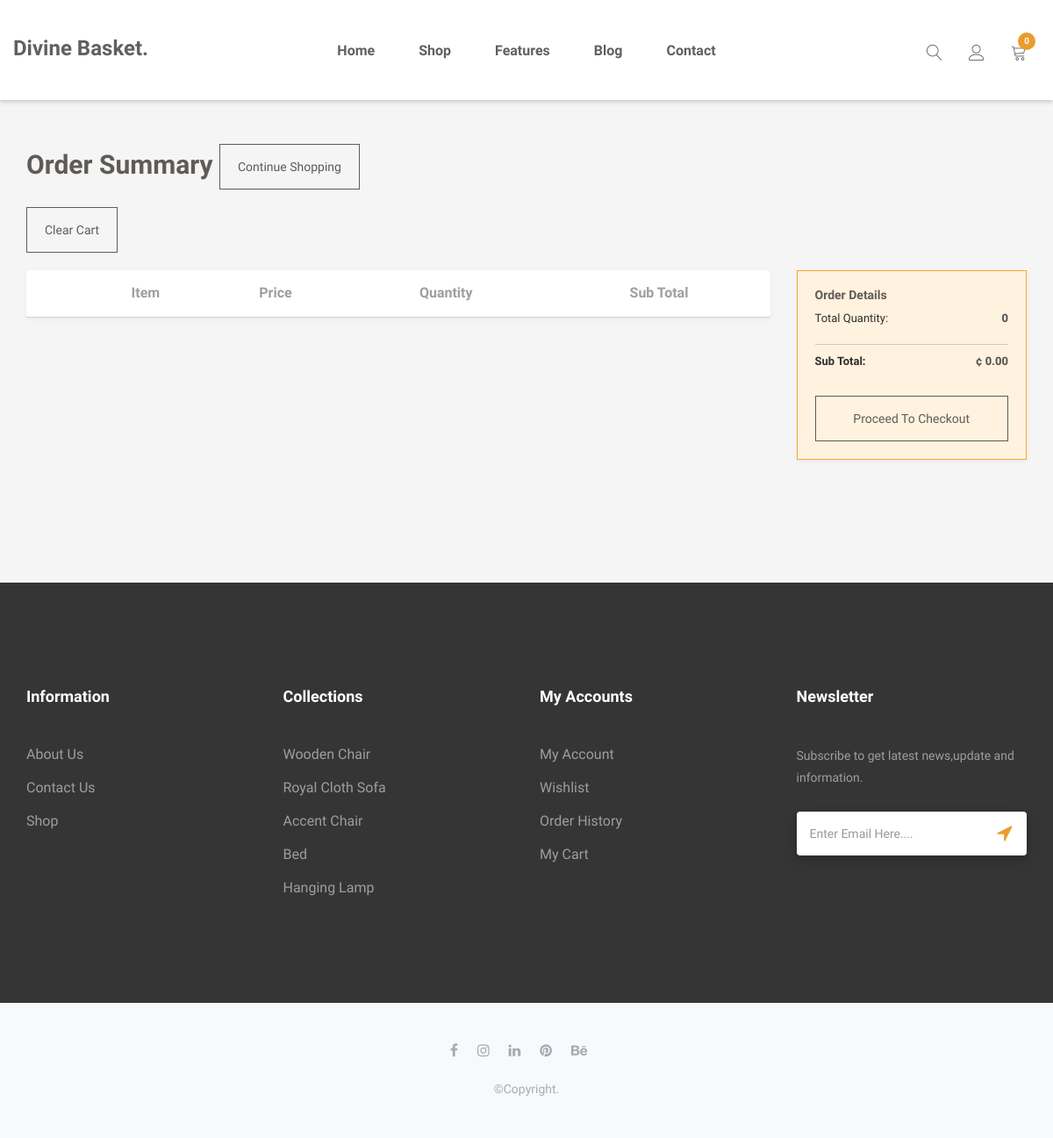
The page /cart/ (signed in) on the database as committed earlier.
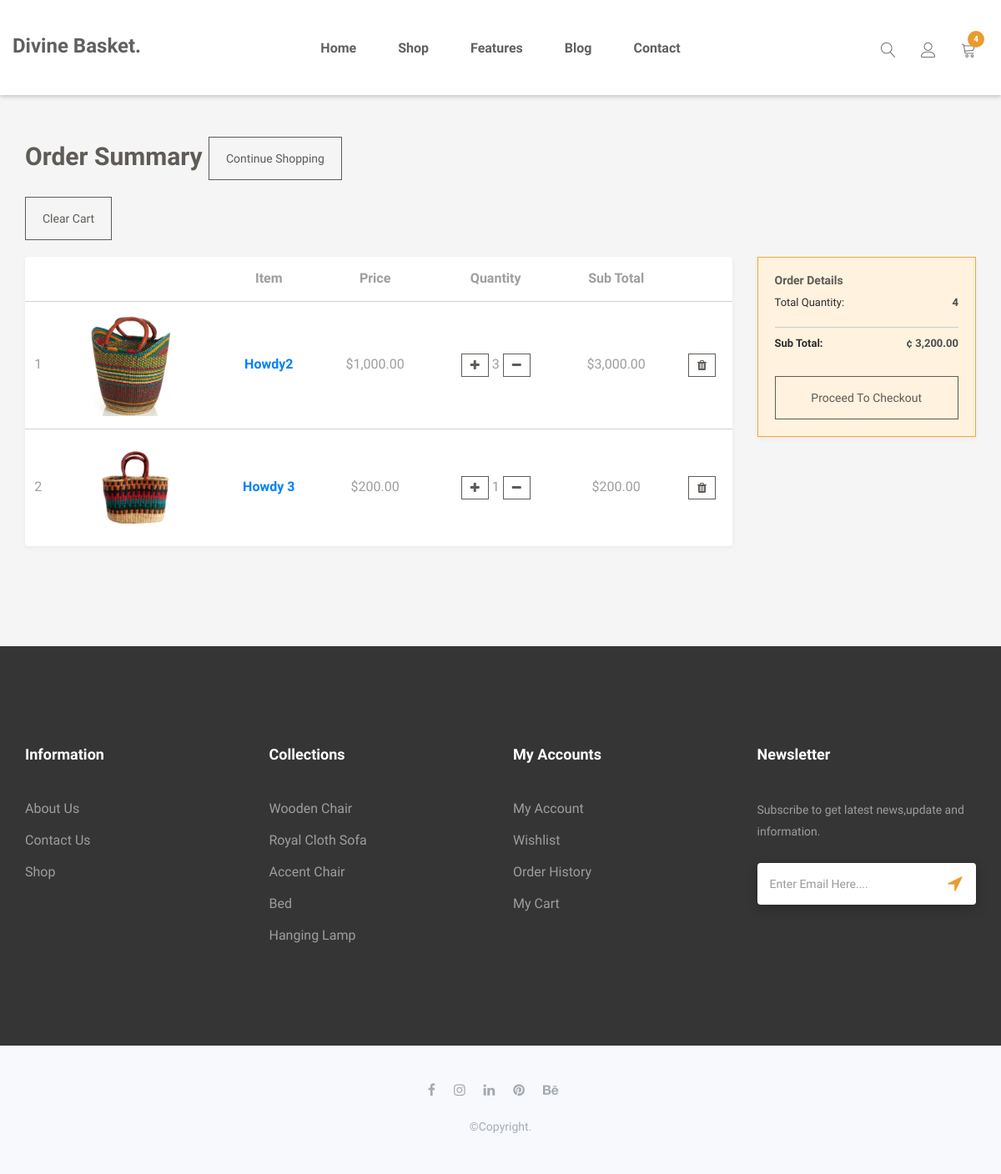
The same page on the database as committed later.
### core/models.py (models this page shows, shortened)
class Order(models.Model):
    user = models.ForeignKey(User, on_delete=models.CASCADE)
    ref_code = models.CharField(max_length=20, blank=True, null=True)
    items = models.ManyToManyField(OrderItem)
    start_date = models.DateTimeField(auto_now_add=True)
    ordered_date = models.DateTimeField()
    ordered = models.BooleanField(default=False)
    def get_total(self):
        total = 0
        for order_item in self.items.all():
            total += order_item.get_final_price()
        return total
    def get_total_quantity(self):
        total = 0
        for order_item in self.items.all():
            total += order_item.quantity
        return total

class OrderItem(models.Model):
    user = models.ForeignKey(User, on_delete=models.CASCADE)
    ordered = models.BooleanField(default=False)
    item = models.ForeignKey(Item, on_delete=models.CASCADE)
    quantity = models.IntegerField(default=1)
    def get_total_item_price(self):
        return self.quantity * self.item.price
    def get_final_price(self):
        return self.get_total_item_price()

class Item(models.Model):
    title =  models.CharField(max_length=200)
    price = models.FloatField(null=True, blank=True)
    discount_price = models.FloatField(blank=True, null=True)
    category = models.ForeignKey(Category, on_delete=models.SET_NULL, null=True, blank=True, related_name='categories')
    description = models.TextField()
    image = models.ImageField(upload_to='item', null=True, blank=True)
    new = models.BooleanField(default=False)
    featured = models.BooleanField(default=False)
    created_at = models.DateTimeField(auto_now_add=True)
    slug = AutoSlugField(populate_from='title',unique_with='created_at__month',slugify=custom_slugify)
    class Meta:
        ordering = ['-id']
    @property
    def imageURL(self):
        try:
            url = self.image.url
        except:
            url = ''
        return url
    def get_absolute_url(self):
        return reverse("core:detail", kwargs={
            'slug': self.slug
        })

### core/views.py (the view)
# urls.py: path("cart/", views.cartPage, name="cart"),
@login_required
def cartPage(request):
    try:
        order = models.Order.objects.get(user=request.user, ordered=False)
        context = {
            'object': order
        }
        return render(request, 'cart.html', context)
    except ObjectDoesNotExist:
        messages.warning(request, "You do not have an active order")
        return redirect("/")

### templates/cart.html (shortened to what this page needs)
{% extends 'layout.html' %}
{% load humanize %}
{% load static %}
{% block extra_head %}
<link rel="stylesheet" href="{% static 'css/table.css' %}">
{% endblock %}
{% block content %}
<main class="pt-5">
    <div class="container">
        <h1 class="cart_title">Order Summary
            <a class='btn btn-primary float-right' href="{% url 'core:shop' %}">Continue shopping</a>
    </h1>
    <a class='btn btn-primary float-right' href="{% url 'core:clear-cart' %}">Clear cart</a>
    <div class="row">
            <div class="col-md-9 left-content">
                <table class="bordered centered responsive-table">
                    <thead>
                        <tr>
                            <th></th>
                            <th></th>
                            <th>Item</th>
                            <th>Price</th>
                            <th>Quantity</th>
                            <th>Sub Total</th>
                        </tr>
                    </thead>
                    <tbody>
                        {% for order_item in object.items.all %}
                        <tr>
                            <td>{{ forloop.counter }}</td>
                            <td>
                                <img src="{{ order_item.item.imageURL }}" style="max-width:11rem">
                            </td>
                            <td>
                                <strong><a
                                        href="{{ order_item.item.get_absolute_url }}">{{ order_item.item.title }}</a></strong>
                            </td>
                            <td>${{ order_item.item.price|floatformat:2|intcomma }}</td>
                            <td>
                                <a href="{% url 'core:add-to-cart' order_item.item.slug %}"
                                    class="btn btn-primary btn-sm" id="addone" aid="28"><i class="fa fa-plus"></i></a>
                                <span class="margin:auto 20px;">{{ order_item.quantity }}</span>
                                <a href="{% url 'core:remove-single-item-from-cart' order_item.item.slug %}"
                                    class="btn btn-danger btn-sm"><i class="fa fa-minus"></i></a>
                            </td>
                            <td>
                                ${{ order_item.get_total_item_price|floatformat:2|intcomma }}
                            </td>
                            <td>
                                <a href="{% url 'core:remove-from-cart' order_item.item.slug %}"
                                    class="btn btn-danger btn-sm" id="delete" did="28"><i class="fa fa-trash"></i></a>
                            </td>
                        </tr>
                        {% endfor %}
                    </tbody>
                </table>
            </div>
            <aside class="col-md-3 right-content">
                <div class="summary forward">
                    <div class="totals">
                        <h5>order Details</h5>
                        <div class="item">
                            <label id="pricing-volume-point-title">Total quantity:</label>
                            <div class="value" data-format="n2" id="pricing-volume-point">
                                {{ object.get_total_quantity }}</div>
                        </div>
                    </div>
                    <div class="totals">
                        <div id="totals-section">
                            <div class="item total">
                                <label id="grand-total-title">
                                    <strong>
                                        sub Total:
                                    </strong>
                                </label>
                                <div class="value" id="grand-total">
                                    <bdo dir="ltr">
                                        ¢ <span data-format="n2"
                                            id="pricing-amount-due">{{ object.get_total|floatformat:2|intcomma }}</span>
                                    </bdo>
                                </div>
                            </div>
                        </div>
                    </div>
                    <div id="summary-form" class="summary-form" name="summary-form">
                        <a href="{% url 'core:checkout' %}" class="btn btn-warning">Proceed to Checkout</a>
                    </div>
                </div>
            </aside>
        </div>
    </div>
</main>
{% endblock content %}

### templates/layout.html (shortened to what this page needs)
{% load static %}
<!doctype html>
<html class="no-js" lang="en">
<head>
    <link rel="stylesheet" href="{% static 'css/font-awesome.min.css' %}">
    <link rel="stylesheet" href="{% static 'css/linearicons.css' %}">
    <link rel="stylesheet" href="{% static 'css/animate.css' %}">
    <link rel="stylesheet" href="{% static 'css/owl.carousel.min.css' %}">
    <link rel="stylesheet" href="{% static 'css/owl.theme.default.min.css' %}">
    <link rel="stylesheet" href="{% static 'css/bootstrap.min.css' %}">
    <link rel="stylesheet" href="{% static 'css/bootsnav.css' %}">
    {% block extra_head %}{% endblock %}
    <link rel="stylesheet" href="{% static 'css/style.css' %}">
    <link rel="stylesheet" href="{% static 'css/responsive.css' %}">
</head>
<body>
{% block navigation %}
	{% include "common/navigation.html" %}
{% endblock navigation %}
{%block content%} {%endblock content%}
{% block newsletter %}
	{% include "common/newsletter.html" %}
{% endblock newsletter %}
{% include "common/footer.html" %}
</body>
</html>

### templates/common/navigation.html (shortened to what this page needs)
{% load cart_template_tags %}
<header id="home" class="welcome-hero">
    <div class="top-area">
        <div class="header-area">
            <nav class="navbar navbar-default bootsnav  navbar-sticky navbar-scrollspy " data-minus-value-desktop="70"
                data-minus-value-mobile="55" data-speed="1000"
                style="background-color: #fff;box-shadow: 0 2px 5px rgb(0 0 0 / 20%);">
                <div class="container">
                    <div class="attr-nav">
                        <ul>
                            <li class="search">
                                <a href="#"><span class="lnr lnr-magnifier"></span></a>
                            </li>
                            <li class="dropdown">
                                <a href="#" class="dropdown-toggle" data-toggle="dropdown">
                                    <span class="lnr lnr-user"></span>
                                </a>
                            </li>
                            <li class="">
                                <a href="{% url 'core:cart' %}">
                                    <span class="lnr lnr-cart"></span>
                                    <span class="badge badge-bg-1">{{ request.user|cart_item_count }}</span>
                                </a>
                            </li>
                        </ul>
                    </div>
                    <div class="navbar-header">
                        <a class="navbar-brand" href="{% url 'core:index' %}">Divine Basket.</a>
                    </div>
                    <div class="collapse navbar-collapse menu-ui-design" id="navbar-menu">
                        <ul class="nav navbar-nav navbar-center" data-in="fadeInDown" data-out="fadeOutUp">
                            <li class=""><a href="{% url 'core:index' %}">home</a></li>
                            {% block shop_nav%}
                            <li class=""><a href="{% url 'core:shop' %}">shop</a></li>
                            {% endblock shop_nav%}
                            <li class=""><a href="">features</a></li>
                            <li class=""><a href="">blog</a></li>
                            <li class=""><a href="">contact</a></li>
                        </ul>
                    </div>
                </div>
            </nav>
        </div>
    </div>
</header>
<div style="height: 10px;"></div>

### templates/common/newsletter.html
<section id="newsletter" class="newsletter">
    <div class="container">
        <div class="hm-footer-details">
            <div class="row">
                <div class=" col-md-3 col-sm-6 col-xs-12">
                    <div class="hm-footer-widget">
                        <div class="hm-foot-title">
                            <h4>information</h4>
                        </div>
                        <div class="hm-foot-menu">
                            <ul>
                                <li><a href="#">about us</a></li>
                                <li><a href="#">contact us</a></li>
                                <li><a href="#">shop</a></li>
                            </ul>
                        </div>
                    </div>
                </div>
                <div class=" col-md-3 col-sm-6 col-xs-12">
                    <div class="hm-footer-widget">
                        <div class="hm-foot-title">
                            <h4>collections</h4>
                        </div>
                        <div class="hm-foot-menu">
                            <ul>
                                <li><a href="#">wooden chair</a></li>
                                <li><a href="#">royal cloth sofa</a></li>
                                <li><a href="#">accent chair</a></li>
                                <li><a href="#">bed</a></li>
                                <li><a href="#">hanging lamp</a></li>
                            </ul>
                        </div>
                    </div>
                </div>
                <div class=" col-md-3 col-sm-6 col-xs-12">
                    <div class="hm-footer-widget">
                        <div class="hm-foot-title">
                            <h4>my accounts</h4>
                        </div>
                        <div class="hm-foot-menu">
                            <ul>
                                <li><a href="#">my account</a></li>
                                <li><a href="#">wishlist</a></li>
                                <li><a href="#">order history</a></li>
                                <li><a href="{% url 'core:cart' %}">my cart</a></li>
                            </ul>
                        </div>
                    </div>
                </div>
                <div class=" col-md-3 col-sm-6  col-xs-12">
                    <div class="hm-footer-widget">
                        <div class="hm-foot-title">
                            <h4>newsletter</h4>
                        </div>
                        <div class="hm-foot-para">
                            <p>
                                Subscribe to get latest news,update and information.
                            </p>
                        </div>
                        <div class="hm-foot-email">
                            <div class="foot-email-box">
                                <input type="text" class="form-control" placeholder="Enter Email Here....">
                            </div>
                            <div class="foot-email-subscribe">
                                <span><i class="fa fa-location-arrow"></i></span>
                            </div>
                        </div>
                    </div>
                </div>
            </div>
        </div>
    </div>
</section>

### templates/common/footer.html (shortened to what this page needs)
<footer id="footer" class="footer">
    <div class="container">
        <div class="hm-footer-copyright text-center">
            <div class="footer-social">
                <a href="#"><i class="fa fa-facebook"></i></a>
                <a href="#"><i class="fa fa-instagram"></i></a>
                <a href="#"><i class="fa fa-linkedin"></i></a>
                <a href="#"><i class="fa fa-pinterest"></i></a>
                <a href="#"><i class="fa fa-behance"></i></a>
            </div>
            <p>
                &copy;copyright.
            </p>
        </div>
    </div>
</footer>

### templates/common/scripts.html (shortened to what this page needs)
{% load static %}

Rows that differ between the two databases and show on the page:
added OrderItem: item.imageURL (picture), item "Howdy2", item.price "1,000.00", quantity "3", get_total_item_price "3,000.00"
added OrderItem: item.imageURL (picture), item "Howdy 3", item.price "200.00", quantity "1", get_total_item_price "200.00"
computed for Order: get_total_quantity "0" → "4"; get_total "0.00" → "3,200.00"
Other text that changed with them:
{{ request.user|cart_item_count }}: "0" → "4"
